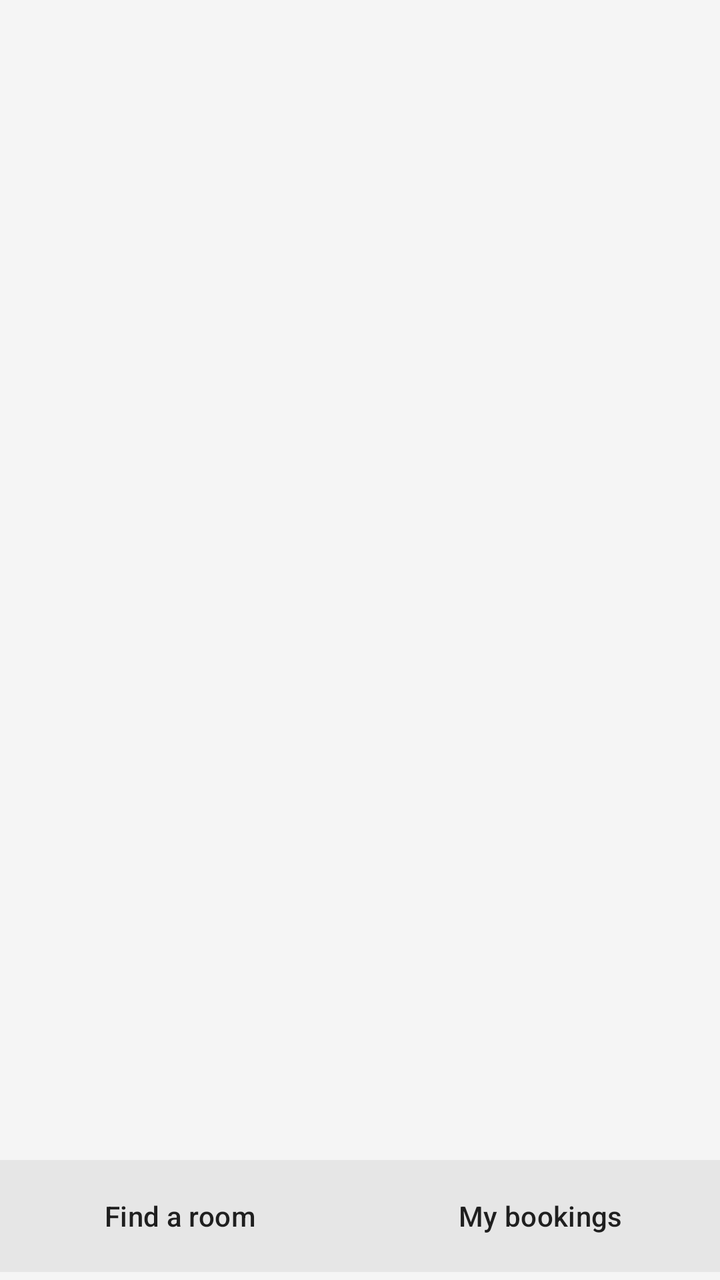
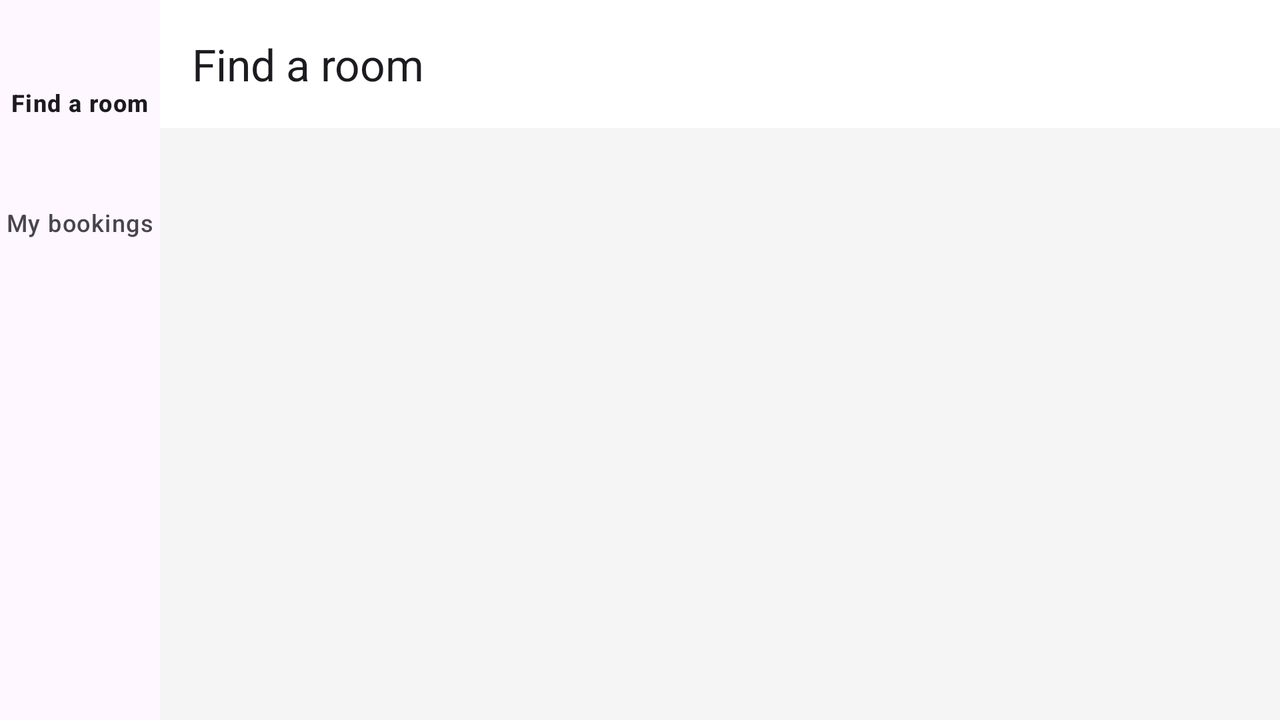

First picture: res/layout/ on a phone held upright. Second picture: the repository's own variant of that layout, on a device whose configuration matches the variant's folder. Source for both follows.
<!-- AndroidManifest.xml: application theme Theme.COMP2000RoomBookingApp -->
<!-- res/layout/activity_main.xml -->
<?xml version="1.0" encoding="utf-8"?>
<LinearLayout xmlns:android="http://schemas.android.com/apk/res/android"
    xmlns:app="http://schemas.android.com/apk/res-auto"
    android:layout_width="match_parent"
    android:layout_height="match_parent"
    android:orientation="vertical">

    <FrameLayout
        android:id="@+id/fragment_container"
        android:layout_width="match_parent"
        android:layout_height="0dp"
        android:layout_weight="1" />

    <LinearLayout
        android:layout_width="match_parent"
        android:layout_height="64dp"
        android:orientation="horizontal"
        android:weightSum="2">

        <Button
            android:id="@+id/btn_nav_find"
            android:layout_width="0dp"
            android:layout_height="match_parent"
            android:layout_weight="1"
            android:text="@string/nav_find_room"
            android:textColor="@color/nav_text_color"
            app:backgroundTint="@color/nav_bg_tint"
            app:cornerRadius="0dp" />

        <Button
            android:id="@+id/btn_nav_bookings"
            android:layout_width="0dp"
            android:layout_height="match_parent"
            android:layout_weight="1"
            android:text="@string/nav_my_bookings"
            android:textColor="@color/nav_text_color"
            app:backgroundTint="@color/nav_bg_tint"
            app:cornerRadius="0dp" />
    </LinearLayout>
</LinearLayout>
<!-- resources referenced by this layout -->
<resources>
  <string name="nav_find_room">Find a room</string>
  <string name="nav_my_bookings">My bookings</string>
  <style name="Theme.COMP2000RoomBookingApp" parent="Theme.Material3.Light">
          <item name="colorPrimary">@color/accent</item>
          <item name="colorOnPrimary">@color/on_accent</item>
          <item name="android:windowBackground">@color/screen_bg</item>
      </style>
  <color name="accent">#303030</color>
  <color name="on_accent">#FFFFFF</color>
  <color name="screen_bg">#F5F5F5</color>
</resources>
<!-- res/layout-w600dp/activity_main.xml (the repository's variant of the layout above) -->
<!-- drawn on the phone turned sideways -->
<?xml version="1.0" encoding="utf-8"?>
<LinearLayout xmlns:android="http://schemas.android.com/apk/res/android"
    xmlns:app="http://schemas.android.com/apk/res-auto"
    xmlns:tools="http://schemas.android.com/tools"
    android:layout_width="match_parent"
    android:layout_height="match_parent"
    android:orientation="horizontal">

    
    <com.google.android.material.navigationrail.NavigationRailView
        android:id="@+id/nav"
        android:layout_width="wrap_content"
        android:layout_height="match_parent"
        app:labelVisibilityMode="labeled"
        app:menu="@menu/nav_employee" />

    <LinearLayout
        android:layout_width="0dp"
        android:layout_height="match_parent"
        android:layout_weight="1"
        android:orientation="vertical">

        <com.google.android.material.appbar.MaterialToolbar
            android:id="@+id/toolbar"
            android:layout_width="match_parent"
            android:layout_height="?attr/actionBarSize"
            android:background="@color/white"
            app:title="@string/nav_find_room" />

        <FrameLayout
            android:id="@+id/fragment_container"
            android:layout_width="match_parent"
            android:layout_height="0dp"
            android:layout_weight="1" />
    </LinearLayout>
</LinearLayout>
<!-- resources referenced by the variant -->
<!-- as the phone turned sideways resolves them -->
<resources>
  <color name="white">#FFFFFFFF</color>
  <string name="nav_find_room">Find a room</string>
  <style name="Theme.COMP2000RoomBookingApp" parent="Theme.Material3.Light">
          <item name="colorPrimary">@color/accent</item>
          <item name="colorOnPrimary">@color/on_accent</item>
          <item name="android:windowBackground">@color/screen_bg</item>
      </style>
  <color name="accent">#303030</color>
  <color name="on_accent">#FFFFFF</color>
  <color name="screen_bg">#F5F5F5</color>
</resources>
